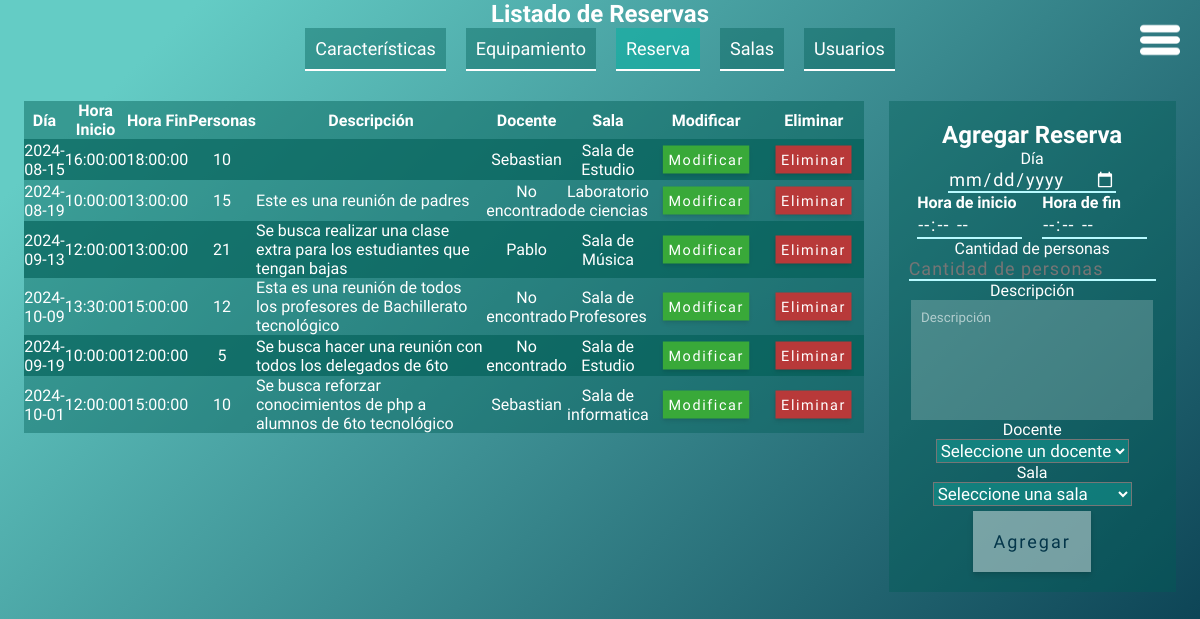
The app's page /vista/listadoReserva.php, older data.
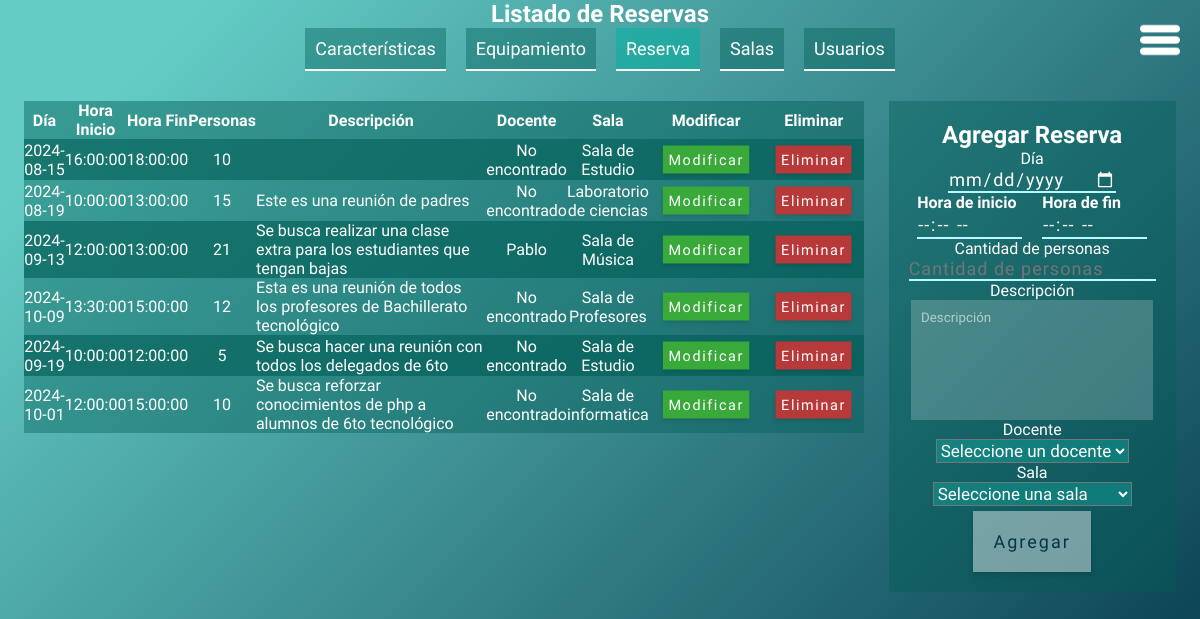
The same page, newer data.
### tables this page shows
CREATE TABLE `reserva` (
  `id` int NOT NULL AUTO_INCREMENT,
  `dia` date NOT NULL,
  `horainicio` time NOT NULL,
  `horafin` time NOT NULL,
  `cantidadpersonas` int NOT NULL,
  `descripcion` varchar(100) DEFAULT NULL,
  `docente` int NOT NULL,
  `sala` varchar(30) NOT NULL,
  `estado` varchar(12) DEFAULT 'Pendiente',
  PRIMARY KEY (`id`),
  KEY `docente` (`docente`),
  KEY `sala` (`sala`)
);

CREATE TABLE `usuario` (
  `documento` int NOT NULL,
  `email` varchar(50) NOT NULL,
  `contrasena` varchar(50) NOT NULL,
  `nombre` varchar(20) NOT NULL,
  `apellido` varchar(20) NOT NULL,
  `rol` varchar(20) NOT NULL,
  `estado` varchar(20) NOT NULL DEFAULT 'Pendiente',
  PRIMARY KEY (`documento`)
);

### controlador/ReservaController.php (called while the page is built, shortened)
<?php
require_once('../modelo/ReservaModel.php');
require_once('../modelo/UsuarioModel.php');
class ReservaController {
    private $reservaModel;
    public function __construct($conexion) {
        $this->reservaModel = new ReservaModel($conexion);
    }
    public function listarReservas() {
        try {
            $reservasArray = $this->reservaModel->obtenerReservas();
            return ['status' => 'success', 'data' => $reservasArray];
        } catch (Exception $e) {
            return ['status' => 'error', 'message' => $e->getMessage()];
        }
    }
}
?>

### modelo/ReservaModel.php (called while the page is built, shortened)
<?php
class ReservaModel {
    private $conexion;
    public function __construct($conexion) {
        $this->conexion = $conexion;
    }
    public function obtenerReservas() {
        $sql = "SELECT * FROM reserva";
        $result = $this->conexion->query($sql);
        $reservasArray = [];
        while ($reserva = $result->fetch_assoc()) {
            $reservasArray[] = $reserva;
        }
        return $reservasArray;
    }
}
?>

### controlador/UsuarioController.php (called while the page is built, shortened)
<?php
require_once('../modelo/UsuarioModel.php');
class UsuarioController {
    private $usuarioModel;
    public function __construct($conexion) {
        $this->usuarioModel = new UsuarioModel($conexion);
    }
    public function listarDocentesyAdmins() {
        try {
            $resultado = $this->usuarioModel->obtenerDocentesyAdmins();
            $usuariosArray = [];
            while ($usuario = $resultado->fetch_assoc()) {
                $usuariosArray[] = $usuario;
            }
            return ['status' => 'success', 'data' => $usuariosArray];
        } catch (Exception $e) {
            return ['status' => 'error', 'message' => $e->getMessage()];
        }
    }
}
?>

### modelo/UsuarioModel.php (called while the page is built, shortened)
<?php
class UsuarioModel {
    private $conexion;
    public function __construct($conexion) {
        $this->conexion = $conexion;
    }
    public function obtenerDocentesyAdmins() {
        $consulta = "SELECT documento, nombre, apellido, email, rol FROM usuario WHERE rol = 'Docente' OR rol = 'Administrador' AND estado = 'Aprobado'";
        $stmt = $this->conexion->prepare($consulta);
        $stmt->execute();
        $resultado = $stmt->get_result();
        return $resultado;
    }
}
?>

### vista/listadoReserva.php (the view, shortened to what the changed rows need)
<!DOCTYPE html>
<html lang="en">
<head>
    <link rel="stylesheet" href="css/index.css">
    <link rel="stylesheet" href="css/menu.css">
    <link rel="stylesheet" href="css/tablas.css">
    <link rel="stylesheet" href="https://code.jquery.com/ui/1.12.1/themes/base/jquery-ui.css">
</head>
<body >
    <section>
    <div class="encabezado">
<h1>Listado de Reservas</h1>
</div>
<div class="contenedorCRUD">
<?php
require_once('../controlador/bd.php');
require_once('../controlador/ReservaController.php');
require_once('../controlador/UsuarioController.php');
require_once('../controlador/SalaController.php');
$reservaController = new ReservaController($conexion);
$usuarioController = new UsuarioController($conexion);
$salaController = new SalaController($conexion);
$reservas = $reservaController->listarReservas();
$docentes = $usuarioController->listarDocentesyAdmins();
$salas = $salaController->listarSalasArray();
echo "<table width='100%'>
    <tr>
        <th>Día</th>
        <th>Hora Inicio</th>
        <th>Hora Fin</th>
        <th>Personas</th>
        <th class='descripcion'>Descripción</th>
        <th>Docente</th>
        <th>Sala</th>
        <th class='ocultar'>Modificar</th>
        <th class='ocultar'>Eliminar</th>
    </tr>";
    $numero = "uno";
    foreach ($reservas["data"] as $reserva) {
        echo "<tr id='reserva-".$reserva['id']."' class='$numero'>
            <td>".$reserva['dia']."</td>
            <td class='centrado'>".$reserva['horainicio']."</td>
            <td class='centrado'>".$reserva['horafin']."</td>
            <td class='centrado'>".$reserva['cantidadpersonas']."</td>
            <td class='descripcion'>".$reserva['descripcion']."</td>
            <td class='centrado'>";
            $encontrado = false;
            foreach ($docentes['data'] as $doc) {
                if ($doc['documento'] == $reserva['docente']) {
                    echo $doc['nombre'];
                    $encontrado = true;
                    break;
                }
            }
            if (!$encontrado) {
                echo "No encontrado";
            }
            echo "</td>
            <td class='centrado'>".$reserva['sala']."</td>
            <td>
                <form method='POST'>
                    <input type='hidden' value='".$reserva['id']."' name='id'>
                    <input type='hidden' value='".$reserva['dia']."' name='dia'>
                    <input type='hidden' value='".$reserva['horainicio']."' name='horainicio'>
                    <input type='hidden' value='".$reserva['horafin']."' name='horafin'>
                    <input type='hidden' value='".$reserva['cantidadpersonas']."' name='cantidadpersonas'>
                    <input type='hidden' value='".$reserva['descripcion']."' name='descripcion'>
                    <input type='hidden' value='".$reserva['docente']."' name='docente'>
                    <input type='hidden' value='".$reserva['sala']."' name='sala'>
                    <input type='hidden' value='mostrarFormularioModificar' name='accion'>
                    <input type='submit' value='Modificar'>
                </form>
            </td>
            <td>
                <form method='POST' onsubmit='return confirmarEliminacion(this);'>
                    <input type='hidden' value='".$reserva['id']."' name='id'>
                    <input type='hidden' value='eliminarReserva' name='accion'>
                    <input type='submit' value='Eliminar'>
                </form>
            </td>
        </tr>";
        $numero = ($numero == "uno") ? "dos" : "uno";
    }
    echo "</table>"
    ?>
<?php
if (isset($_POST['accion']) && $_POST['accion'] == 'mostrarFormularioModificar') {
    $id = $_POST['id'];
    $dia = $_POST['dia'];
    $horainicio = $_POST['horainicio'];
    $horafin = $_POST['horafin'];
    $cantidadpersonas = $_POST['cantidadpersonas'];
    $descripcion = $_POST['descripcion'];
    $docente = $_POST['docente'];
    $sala = $_POST['sala'];
    echo "<form id='formModificarReserva' class='formulario' action='' method='POST'>
    <h2>Modificar reserva</h2>
    <label for='id'>ID</label>
    <input type='number' id='id' name='id' value='$id' readonly>
    <label for='dia'>Día</label>
    <input type='date' id='dia' name='dia' value='$dia' required>
    <div class='horas'>
        <div class='hora'>
            <label for='horainicio'>Hora de inicio</label>
            <input type='time' id='horainicio' name='horainicio' value='$horainicio' required>
        </div>
        <div class='hora'>
            <label for='horafin'>Hora de fin</label>
            <input type='time' id='horafin' name='horafin' value='$horafin' required>
        </div>
    </div>
    <label for='cantidadpersonas'>Cantidad de personas</label>
    <input type='number' id='cantidadpersonas' name='cantidadpersonas' value='$cantidadpersonas' required>
    <label for='descripcion'>Descripción</label>
    <textarea id='descripcion' name='descripcion' rows='10' cols='50' required>$descripcion</textarea>
    <label for='docente'>Docente</label>
    <select id='docente' name='docente' required>
        <option value='' hidden>Seleccione un docente</option>";
        foreach ($docentes['data'] as $doc) {
            $selected = ($doc['documento'] == $docente) ? 'selected' : '';
            echo "<option value='".$doc['documento']."' $selected>".$doc['nombre']."</option>";
        }
    echo "</select>
    <label for='sala'>Sala</label>
    <select id='sala' name='sala' required>
        <option value='' hidden>Seleccione una sala</option>";
        foreach ($salas['data'] as $salaItem) {
            $selected = ($salaItem['nombre'] == $sala) ? 'selected' : '';
            echo "<option value='".$salaItem['nombre']."' $selected>".$salaItem['nombre']."</option>";
        }
    echo "</select>
    <input type='hidden' value='modificarReserva' name='accion'>
    <input type='submit' class='botonFormulario value='Guardar'>
    </form>";
} else {
    ?>
    <form id="formAgregarReserva" class="formulario" method="POST">
    <h2>Agregar Reserva</h2>
</form>
    <?php
}
?>
</div>
    </section>
</body>
</html>

Row changes from the older to the newer data that the page shows:
changed reserva (number 1 of 6 on the later page): loses usuario (nombre "Sebastian"); now shows "No encontrado"
changed reserva "Se busca reforzar conocimientos de php a alumnos de 6to tecnológico": loses usuario (nombre "Sebastian"); now shows "No encontrado"
